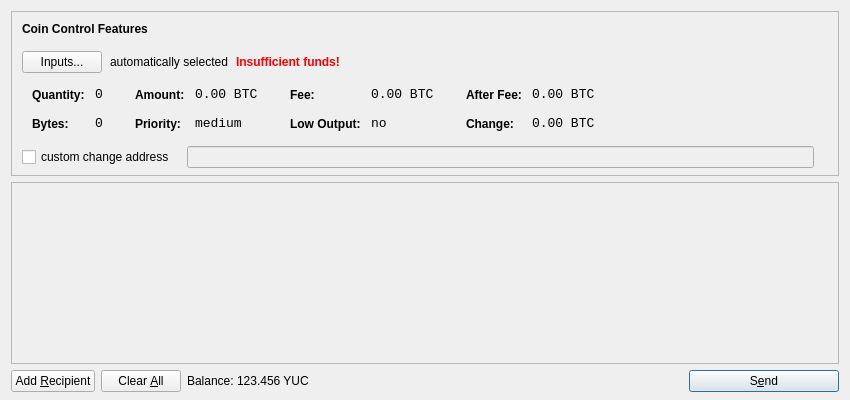
<?xml version="1.0" encoding="UTF-8"?>
<ui version="4.0">
 <class>SendCoinsDialog</class>
 <widget class="QDialog" name="SendCoinsDialog">
  <property name="geometry">
   <rect>
    <x>0</x>
    <y>0</y>
    <width>850</width>
    <height>400</height>
   </rect>
  </property>
  <property name="windowTitle">
   <string>Send Coins</string>
  </property>
  <layout class="QVBoxLayout" name="verticalLayout" stretch="0,1,0">
   <property name="bottomMargin">
    <number>8</number>
   </property>
   <item>
    <widget class="QFrame" name="frameCoinControl">
     <property name="sizePolicy">
      <sizepolicy hsizetype="Expanding" vsizetype="Expanding">
       <horstretch>0</horstretch>
       <verstretch>0</verstretch>
      </sizepolicy>
     </property>
     <property name="maximumSize">
      <size>
       <width>16777215</width>
       <height>16777215</height>
      </size>
     </property>
     <property name="frameShape">
      <enum>QFrame::StyledPanel</enum>
     </property>
     <property name="frameShadow">
      <enum>QFrame::Sunken</enum>
     </property>
     <layout class="QVBoxLayout" name="verticalLayoutCoinControl2">
      <property name="spacing">
       <number>-1</number>
      </property>
      <property name="leftMargin">
       <number>0</number>
      </property>
      <property name="topMargin">
       <number>0</number>
      </property>
      <property name="rightMargin">
       <number>0</number>
      </property>
      <property name="bottomMargin">
       <number>6</number>
      </property>
      <item>
       <layout class="QVBoxLayout" name="verticalLayoutCoinControl" stretch="0,0,0,0,1">
        <property name="spacing">
         <number>0</number>
        </property>
        <property name="leftMargin">
         <number>10</number>
        </property>
        <property name="topMargin">
         <number>10</number>
        </property>
        <item>
         <layout class="QHBoxLayout" name="horizontalLayoutCoinControl1">
          <property name="bottomMargin">
           <number>15</number>
          </property>
          <item>
           <widget class="QLabel" name="labelCoinControlFeatures">
            <property name="sizePolicy">
             <sizepolicy hsizetype="Preferred" vsizetype="Maximum">
              <horstretch>0</horstretch>
              <verstretch>0</verstretch>
             </sizepolicy>
            </property>
            <property name="font">
             <font>
              <weight>75</weight>
              <bold>true</bold>
             </font>
            </property>
            <property name="styleSheet">
             <string notr="true">font-weight:bold;</string>
            </property>
            <property name="text">
             <string>Coin Control Features</string>
            </property>
           </widget>
          </item>
         </layout>
        </item>
        <item>
         <layout class="QHBoxLayout" name="horizontalLayoutCoinControl2" stretch="0,0,0,0">
          <property name="spacing">
           <number>8</number>
          </property>
          <property name="bottomMargin">
           <number>10</number>
          </property>
          <item>
           <widget class="QPushButton" name="pushButtonCoinControl">
            <property name="styleSheet">
             <string notr="true"/>
            </property>
            <property name="text">
             <string>Inputs...</string>
            </property>
           </widget>
          </item>
          <item>
           <widget class="QLabel" name="labelCoinControlAutomaticallySelected">
            <property name="text">
             <string>automatically selected</string>
            </property>
            <property name="margin">
             <number>5</number>
            </property>
           </widget>
          </item>
          <item>
           <widget class="QLabel" name="labelCoinControlInsuffFunds">
            <property name="font">
             <font>
              <weight>75</weight>
              <bold>true</bold>
             </font>
            </property>
            <property name="styleSheet">
             <string notr="true">color:red;font-weight:bold;</string>
            </property>
            <property name="text">
             <string>Insufficient funds!</string>
            </property>
            <property name="margin">
             <number>5</number>
            </property>
           </widget>
          </item>
          <item>
           <spacer name="horizontalSpacerCoinControl">
            <property name="orientation">
             <enum>Qt::Horizontal</enum>
            </property>
            <property name="sizeHint" stdset="0">
             <size>
              <width>40</width>
              <height>1</height>
             </size>
            </property>
           </spacer>
          </item>
         </layout>
        </item>
        <item>
         <widget class="QWidget" name="widgetCoinControl" native="true">
          <property name="sizePolicy">
           <sizepolicy hsizetype="Preferred" vsizetype="Preferred">
            <horstretch>0</horstretch>
            <verstretch>0</verstretch>
           </sizepolicy>
          </property>
          <property name="minimumSize">
           <size>
            <width>0</width>
            <height>0</height>
           </size>
          </property>
          <property name="styleSheet">
           <string notr="true"/>
          </property>
          <layout class="QHBoxLayout" name="horizontalLayoutCoinControl5">
           <property name="margin">
            <number>0</number>
           </property>
           <item>
            <layout class="QHBoxLayout" name="horizontalLayoutCoinControl3" stretch="0,0,0,1">
             <property name="spacing">
              <number>20</number>
             </property>
             <property name="topMargin">
              <number>0</number>
             </property>
             <property name="bottomMargin">
              <number>10</number>
             </property>
             <item>
              <layout class="QFormLayout" name="formLayoutCoinControl1">
               <property name="horizontalSpacing">
                <number>10</number>
               </property>
               <property name="verticalSpacing">
                <number>14</number>
               </property>
               <property name="leftMargin">
                <number>10</number>
               </property>
               <property name="topMargin">
                <number>4</number>
               </property>
               <property name="rightMargin">
                <number>6</number>
               </property>
               <item row="0" column="0">
                <widget class="QLabel" name="labelCoinControlQuantityText">
                 <property name="styleSheet">
                  <string notr="true">font-weight:bold;</string>
                 </property>
                 <property name="text">
                  <string>Quantity:</string>
                 </property>
                 <property name="margin">
                  <number>0</number>
                 </property>
                </widget>
               </item>
               <item row="0" column="1">
                <widget class="QLabel" name="labelCoinControlQuantity">
                 <property name="font">
                  <font>
                   <family>Monospace</family>
                   <pointsize>10</pointsize>
                  </font>
                 </property>
                 <property name="cursor">
                  <cursorShape>IBeamCursor</cursorShape>
                 </property>
                 <property name="contextMenuPolicy">
                  <enum>Qt::ActionsContextMenu</enum>
                 </property>
                 <property name="text">
                  <string notr="true">0</string>
                 </property>
                 <property name="margin">
                  <number>0</number>
                 </property>
                 <property name="textInteractionFlags">
                  <set>Qt::LinksAccessibleByMouse|Qt::TextSelectableByKeyboard|Qt::TextSelectableByMouse</set>
                 </property>
                </widget>
               </item>
               <item row="1" column="0">
                <widget class="QLabel" name="labelCoinControlBytesText">
                 <property name="styleSheet">
                  <string notr="true">font-weight:bold;</string>
                 </property>
                 <property name="text">
                  <string>Bytes:</string>
                 </property>
                </widget>
               </item>
               <item row="1" column="1">
                <widget class="QLabel" name="labelCoinControlBytes">
                 <property name="font">
                  <font>
                   <family>Monospace</family>
                   <pointsize>10</pointsize>
                  </font>
                 </property>
                 <property name="cursor">
                  <cursorShape>IBeamCursor</cursorShape>
                 </property>
                 <property name="contextMenuPolicy">
                  <enum>Qt::ActionsContextMenu</enum>
                 </property>
                 <property name="text">
                  <string notr="true">0</string>
                 </property>
                 <property name="textInteractionFlags">
                  <set>Qt::LinksAccessibleByMouse|Qt::TextSelectableByKeyboard|Qt::TextSelectableByMouse</set>
                 </property>
                </widget>
               </item>
              </layout>
             </item>
             <item>
              <layout class="QFormLayout" name="formLayoutCoinControl2">
               <property name="horizontalSpacing">
                <number>10</number>
               </property>
               <property name="verticalSpacing">
                <number>14</number>
               </property>
               <property name="leftMargin">
                <number>6</number>
               </property>
               <property name="topMargin">
                <number>4</number>
               </property>
               <property name="rightMargin">
                <number>6</number>
               </property>
               <item row="0" column="0">
                <widget class="QLabel" name="labelCoinControlAmountText">
                 <property name="styleSheet">
                  <string notr="true">font-weight:bold;</string>
                 </property>
                 <property name="text">
                  <string>Amount:</string>
                 </property>
                 <property name="margin">
                  <number>0</number>
                 </property>
                </widget>
               </item>
               <item row="0" column="1">
                <widget class="QLabel" name="labelCoinControlAmount">
                 <property name="font">
                  <font>
                   <family>Monospace</family>
                   <pointsize>10</pointsize>
                  </font>
                 </property>
                 <property name="cursor">
                  <cursorShape>IBeamCursor</cursorShape>
                 </property>
                 <property name="contextMenuPolicy">
                  <enum>Qt::ActionsContextMenu</enum>
                 </property>
                 <property name="text">
                  <string notr="true">0.00 BTC</string>
                 </property>
                 <property name="textInteractionFlags">
                  <set>Qt::LinksAccessibleByMouse|Qt::TextSelectableByKeyboard|Qt::TextSelectableByMouse</set>
                 </property>
                </widget>
               </item>
               <item row="1" column="0">
                <widget class="QLabel" name="labelCoinControlPriorityText">
                 <property name="styleSheet">
                  <string notr="true">font-weight:bold;</string>
                 </property>
                 <property name="text">
                  <string>Priority:</string>
                 </property>
                </widget>
               </item>
               <item row="1" column="1">
                <widget class="QLabel" name="labelCoinControlPriority">
                 <property name="font">
                  <font>
                   <family>Monospace</family>
                   <pointsize>10</pointsize>
                  </font>
                 </property>
                 <property name="cursor">
                  <cursorShape>IBeamCursor</cursorShape>
                 </property>
                 <property name="contextMenuPolicy">
                  <enum>Qt::ActionsContextMenu</enum>
                 </property>
                 <property name="text">
                  <string>medium</string>
                 </property>
                 <property name="textInteractionFlags">
                  <set>Qt::LinksAccessibleByMouse|Qt::TextSelectableByKeyboard|Qt::TextSelectableByMouse</set>
                 </property>
                </widget>
               </item>
              </layout>
             </item>
             <item>
              <layout class="QFormLayout" name="formLayoutCoinControl3">
               <property name="horizontalSpacing">
                <number>10</number>
               </property>
               <property name="verticalSpacing">
                <number>14</number>
               </property>
               <property name="leftMargin">
                <number>6</number>
               </property>
               <property name="topMargin">
                <number>4</number>
               </property>
               <property name="rightMargin">
                <number>6</number>
               </property>
               <item row="0" column="0">
                <widget class="QLabel" name="labelCoinControlFeeText">
                 <property name="styleSheet">
                  <string notr="true">font-weight:bold;</string>
                 </property>
                 <property name="text">
                  <string>Fee:</string>
                 </property>
                 <property name="margin">
                  <number>0</number>
                 </property>
                </widget>
               </item>
               <item row="0" column="1">
                <widget class="QLabel" name="labelCoinControlFee">
                 <property name="font">
                  <font>
                   <family>Monospace</family>
                   <pointsize>10</pointsize>
                  </font>
                 </property>
                 <property name="cursor">
                  <cursorShape>IBeamCursor</cursorShape>
                 </property>
                 <property name="contextMenuPolicy">
                  <enum>Qt::ActionsContextMenu</enum>
                 </property>
                 <property name="text">
                  <string notr="true">0.00 BTC</string>
                 </property>
                 <property name="textInteractionFlags">
                  <set>Qt::LinksAccessibleByMouse|Qt::TextSelectableByKeyboard|Qt::TextSelectableByMouse</set>
                 </property>
                </widget>
               </item>
               <item row="1" column="0">
                <widget class="QLabel" name="labelCoinControlLowOutputText">
                 <property name="styleSheet">
                  <string notr="true">font-weight:bold;</string>
                 </property>
                 <property name="text">
                  <string>Low Output:</string>
                 </property>
                </widget>
               </item>
               <item row="1" column="1">
                <widget class="QLabel" name="labelCoinControlLowOutput">
                 <property name="font">
                  <font>
                   <family>Monospace</family>
                   <pointsize>10</pointsize>
                  </font>
                 </property>
                 <property name="cursor">
                  <cursorShape>IBeamCursor</cursorShape>
                 </property>
                 <property name="contextMenuPolicy">
                  <enum>Qt::ActionsContextMenu</enum>
                 </property>
                 <property name="text">
                  <string>no</string>
                 </property>
                 <property name="textInteractionFlags">
                  <set>Qt::LinksAccessibleByMouse|Qt::TextSelectableByKeyboard|Qt::TextSelectableByMouse</set>
                 </property>
                </widget>
               </item>
              </layout>
             </item>
             <item>
              <layout class="QFormLayout" name="formLayoutCoinControl4">
               <property name="horizontalSpacing">
                <number>10</number>
               </property>
               <property name="verticalSpacing">
                <number>14</number>
               </property>
               <property name="leftMargin">
                <number>6</number>
               </property>
               <property name="topMargin">
                <number>4</number>
               </property>
               <property name="rightMargin">
                <number>6</number>
               </property>
               <item row="0" column="0">
                <widget class="QLabel" name="labelCoinControlAfterFeeText">
                 <property name="styleSheet">
                  <string notr="true">font-weight:bold;</string>
                 </property>
                 <property name="text">
                  <string>After Fee:</string>
                 </property>
                 <property name="margin">
                  <number>0</number>
                 </property>
                </widget>
               </item>
               <item row="0" column="1">
                <widget class="QLabel" name="labelCoinControlAfterFee">
                 <property name="font">
                  <font>
                   <family>Monospace</family>
                   <pointsize>10</pointsize>
                  </font>
                 </property>
                 <property name="cursor">
                  <cursorShape>IBeamCursor</cursorShape>
                 </property>
                 <property name="contextMenuPolicy">
                  <enum>Qt::ActionsContextMenu</enum>
                 </property>
                 <property name="text">
                  <string notr="true">0.00 BTC</string>
                 </property>
                 <property name="textInteractionFlags">
                  <set>Qt::LinksAccessibleByMouse|Qt::TextSelectableByKeyboard|Qt::TextSelectableByMouse</set>
                 </property>
                </widget>
               </item>
               <item row="1" column="0">
                <widget class="QLabel" name="labelCoinControlChangeText">
                 <property name="styleSheet">
                  <string notr="true">font-weight:bold;</string>
                 </property>
                 <property name="text">
                  <string>Change:</string>
                 </property>
                </widget>
               </item>
               <item row="1" column="1">
                <widget class="QLabel" name="labelCoinControlChange">
                 <property name="font">
                  <font>
                   <family>Monospace</family>
                   <pointsize>10</pointsize>
                  </font>
                 </property>
                 <property name="cursor">
                  <cursorShape>IBeamCursor</cursorShape>
                 </property>
                 <property name="contextMenuPolicy">
                  <enum>Qt::ActionsContextMenu</enum>
                 </property>
                 <property name="text">
                  <string notr="true">0.00 BTC</string>
                 </property>
                 <property name="textInteractionFlags">
                  <set>Qt::LinksAccessibleByMouse|Qt::TextSelectableByKeyboard|Qt::TextSelectableByMouse</set>
                 </property>
                </widget>
               </item>
              </layout>
             </item>
            </layout>
           </item>
          </layout>
         </widget>
        </item>
        <item>
         <layout class="QHBoxLayout" name="horizontalLayoutCoinControl4" stretch="0,0,0">
          <property name="spacing">
           <number>12</number>
          </property>
          <property name="sizeConstraint">
           <enum>QLayout::SetDefaultConstraint</enum>
          </property>
          <property name="topMargin">
           <number>5</number>
          </property>
          <property name="rightMargin">
           <number>5</number>
          </property>
          <item>
           <widget class="QCheckBox" name="checkBoxCoinControlChange">
            <property name="text">
             <string>custom change address</string>
            </property>
           </widget>
          </item>
          <item>
           <widget class="QLineEdit" name="lineEditCoinControlChange">
            <property name="enabled">
             <bool>false</bool>
            </property>
            <property name="sizePolicy">
             <sizepolicy hsizetype="Expanding" vsizetype="Fixed">
              <horstretch>0</horstretch>
              <verstretch>0</verstretch>
             </sizepolicy>
            </property>
           </widget>
          </item>
          <item>
           <widget class="QLabel" name="labelCoinControlChangeLabel">
            <property name="sizePolicy">
             <sizepolicy hsizetype="Preferred" vsizetype="Expanding">
              <horstretch>0</horstretch>
              <verstretch>0</verstretch>
             </sizepolicy>
            </property>
            <property name="minimumSize">
             <size>
              <width>0</width>
              <height>0</height>
             </size>
            </property>
            <property name="text">
             <string/>
            </property>
            <property name="margin">
             <number>3</number>
            </property>
           </widget>
          </item>
         </layout>
        </item>
        <item>
         <spacer name="verticalSpacerCoinControl">
          <property name="orientation">
           <enum>Qt::Vertical</enum>
          </property>
          <property name="sizeHint" stdset="0">
           <size>
            <width>800</width>
            <height>1</height>
           </size>
          </property>
         </spacer>
        </item>
       </layout>
      </item>
     </layout>
    </widget>
   </item>
   <item>
    <widget class="QScrollArea" name="scrollArea">
     <property name="widgetResizable">
      <bool>true</bool>
     </property>
     <widget class="QWidget" name="scrollAreaWidgetContents">
      <property name="geometry">
       <rect>
        <x>0</x>
        <y>0</y>
        <width>830</width>
        <height>165</height>
       </rect>
      </property>
      <layout class="QVBoxLayout" name="verticalLayout_2">
       <property name="margin">
        <number>0</number>
       </property>
       <item>
        <layout class="QVBoxLayout" name="entries">
         <property name="spacing">
          <number>6</number>
         </property>
        </layout>
       </item>
       <item>
        <spacer name="verticalSpacer">
         <property name="orientation">
          <enum>Qt::Vertical</enum>
         </property>
         <property name="sizeHint" stdset="0">
          <size>
           <width>20</width>
           <height>40</height>
          </size>
         </property>
        </spacer>
       </item>
      </layout>
     </widget>
    </widget>
   </item>
   <item>
    <layout class="QHBoxLayout" name="horizontalLayout">
     <item>
      <widget class="QPushButton" name="addButton">
       <property name="toolTip">
        <string>Send to multiple recipients at once</string>
       </property>
       <property name="text">
        <string>Add &amp;Recipient</string>
       </property>
       <property name="icon">
        <iconset resource="../bitcoin.qrc">
         <normaloff>:/icons/add</normaloff>:/icons/add</iconset>
       </property>
       <property name="autoDefault">
        <bool>false</bool>
       </property>
      </widget>
     </item>
     <item>
      <widget class="QPushButton" name="clearButton">
       <property name="sizePolicy">
        <sizepolicy hsizetype="Minimum" vsizetype="Fixed">
         <horstretch>0</horstretch>
         <verstretch>0</verstretch>
        </sizepolicy>
       </property>
       <property name="toolTip">
        <string>Remove all transaction fields</string>
       </property>
       <property name="text">
        <string>Clear &amp;All</string>
       </property>
       <property name="icon">
        <iconset resource="../bitcoin.qrc">
         <normaloff>:/icons/remove</normaloff>:/icons/remove</iconset>
       </property>
       <property name="autoRepeatDelay">
        <number>300</number>
       </property>
       <property name="autoDefault">
        <bool>false</bool>
       </property>
      </widget>
     </item>
     <item>
      <layout class="QHBoxLayout" name="horizontalLayout_2">
       <property name="spacing">
        <number>3</number>
       </property>
       <item>
        <widget class="QLabel" name="label">
         <property name="text">
          <string>Balance:</string>
         </property>
        </widget>
       </item>
       <item>
        <widget class="QLabel" name="labelBalance">
         <property name="cursor">
          <cursorShape>IBeamCursor</cursorShape>
         </property>
         <property name="text">
          <string>123.456 YUC</string>
         </property>
         <property name="textInteractionFlags">
          <set>Qt::LinksAccessibleByMouse|Qt::TextSelectableByKeyboard|Qt::TextSelectableByMouse</set>
         </property>
        </widget>
       </item>
      </layout>
     </item>
     <item>
      <spacer name="horizontalSpacer">
       <property name="orientation">
        <enum>Qt::Horizontal</enum>
       </property>
       <property name="sizeHint" stdset="0">
        <size>
         <width>40</width>
         <height>20</height>
        </size>
       </property>
      </spacer>
     </item>
     <item>
      <widget class="QPushButton" name="sendButton">
       <property name="minimumSize">
        <size>
         <width>150</width>
         <height>0</height>
        </size>
       </property>
       <property name="toolTip">
        <string>Confirm the send action</string>
       </property>
       <property name="text">
        <string>S&amp;end</string>
       </property>
       <property name="icon">
        <iconset resource="../bitcoin.qrc">
         <normaloff>:/icons/send</normaloff>:/icons/send</iconset>
       </property>
       <property name="default">
        <bool>true</bool>
       </property>
      </widget>
     </item>
    </layout>
   </item>
  </layout>
 </widget>
 <resources>
  <include location="../bitcoin.qrc"/>
 </resources>
 <connections/>
</ui>
